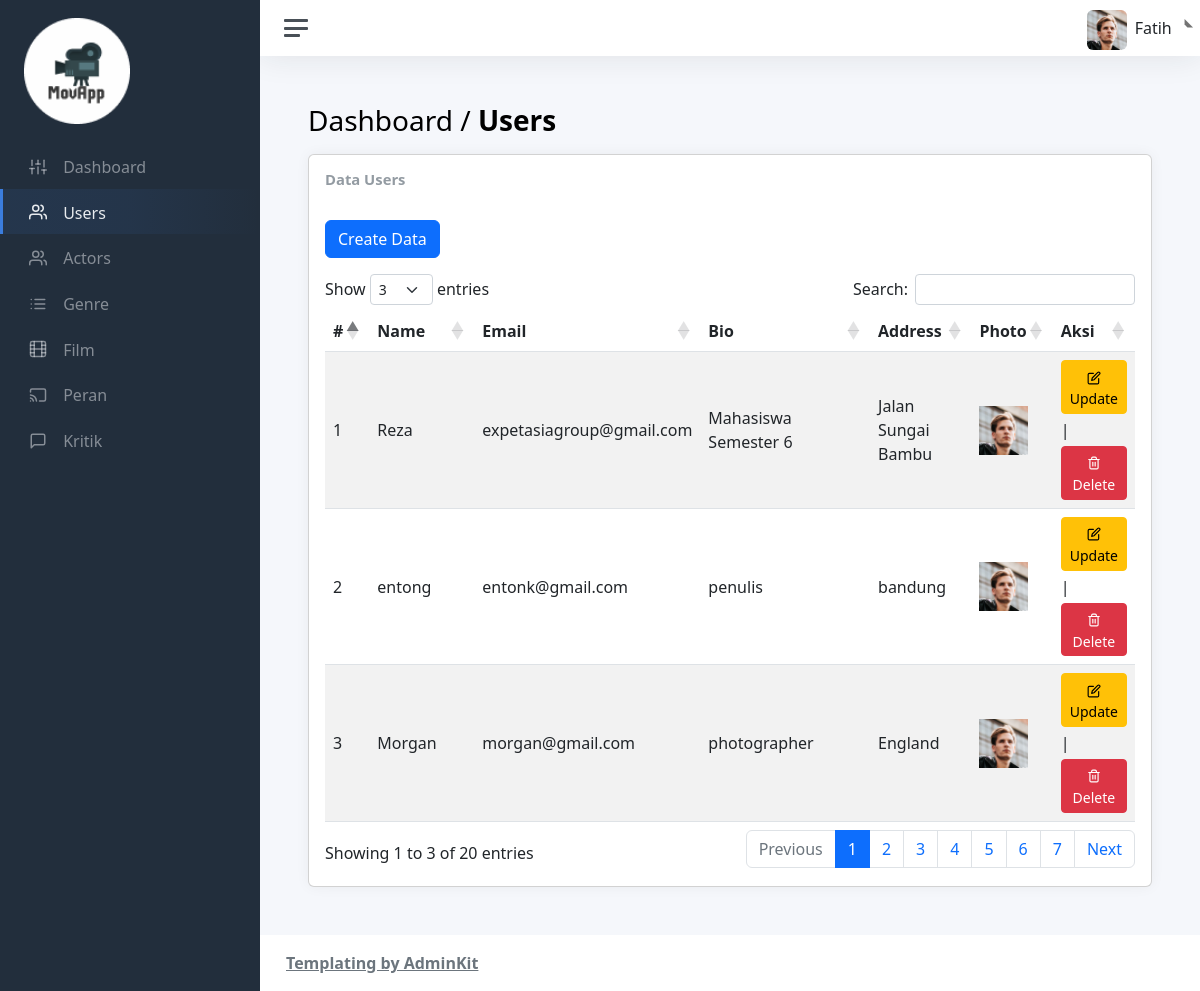
/admin/views/user/user.php, run on the app's committed database.
### tables this page shows
CREATE TABLE `users` (
  `id` int(11) NOT NULL,
  `name` varchar(45) NOT NULL,
  `email` varchar(45) NOT NULL,
  `password` varchar(45) NOT NULL,
  `age` int(11) NOT NULL,
  `bio` varchar(255) DEFAULT NULL,
  `address` text DEFAULT NULL,
  `photo` varchar(60) DEFAULT NULL
);

### admin/views/user/user.php (the view, shortened to what this page needs)
<!DOCTYPE html>
<html lang="en">
    <head>
        <?php include "../layouts/assetsLink.php"; ?>
    </head>
    <body>
        <div class="wrapper">
            <nav id="sidebar" class="sidebar js-sidebar">
                <div class="sidebar-content js-simplebar">
                    <a class="sidebar-brand" href="../../index.php">
                        <img src="../../../assets/img/icons/logo-1.png" alt="logo" width="50%"
                            style="text-align: center;">
                    </a>
                    <ul class="sidebar-nav">
                        <li class="sidebar-item">
                            <a class="sidebar-link" href="../../index.php">
                                <i class="align-middle" data-feather="sliders"></i>
                                <span class="align-middle">Dashboard</span>
                            </a>
                        </li>
                        <li class="sidebar-item active">
                            <a class="sidebar-link" href="user.php">
                                <i class="align-middle" data-feather="users"></i>
                                <span class="align-middle">Users</span>
                            </a>
                        </li>
                        <li class="sidebar-item">
                            <a class="sidebar-link" href="../actor/actor.php">
                                <i class="align-middle" data-feather="users"></i>
                                <span class="align-middle">Actors</span>
                            </a>
                        </li>
                        <li class="sidebar-item">
                            <a class="sidebar-link" href="../genre/genre.php">
                                <i class="align-middle" data-feather="list"></i>
                                <span class="align-middle">Genre</span>
                            </a>
                        </li>
                        <li class="sidebar-item">
                            <a class="sidebar-link" href="../film/film.php">
                                <i class="align-middle" data-feather="film"></i>
                                <span class="align-middle">Film</span>
                            </a>
                        </li>
                        <li class="sidebar-item">
                            <a class="sidebar-link" href="../peran/peran.php">
                                <i class="align-middle" data-feather="cast"></i>
                                <span class="align-middle">Peran</span>
                            </a>
                        </li>
                        <li class="sidebar-item">
                            <a class="sidebar-link" href="../kritik/kritik.php">
                                <i class="align-middle" data-feather="message-square"></i>
                                <span class="align-middle">Kritik</span>
                            </a>
                        </li>
                    </ul>
                </div>
            </nav>
            <div class="main">
                <?php include_once ("../layouts/navbar.php"); ?>
                <main class="content">
                    <div class="container-fluid p-0">
                        <h1 class="h3 mb-3">Dashboard / <strong>Users</strong></h1>
                        <div class="col-sm-12">
                            <div class="card">
                                <div class="card-body">
                                    <?php
                                        include "../../../database/db.php";
                                        $query = $conn->query("SELECT * FROM users");
                                    ?>
                                    <h3 class="card-title">Data Users</h3>
                                    <a class="btn btn-primary btn-md mt-4 mb-3"
                                        href="./create-usr.php"
                                        role="button">
                                        Create Data
                                    </a>
                                    <table id="example" class="table table-striped"
                                        style="width:100%">
                                        <thead>
                                            <tr>
                                                <th scope="col">#</th>
                                                <th scope="col">Name</th>
                                                <th scope="col">Email</th>
                                                <th scope="col">Bio</th>
                                                <th scope="col">Address</th>
                                                <th scope="col">Photo</th>
                                                <th scope="col">Aksi</th>
                                            </tr>
                                        </thead>
                                        <tbody>
                                            <?php
                                                if(mysqli_num_rows($query)>0){
                                                    $no = 1;
                                                    while ($data = mysqli_fetch_array($query)) {
                                            ?>
                                            <tr>
                                                <td scope="row"><?php echo $no?></td>
                                                <td><?php echo($data['name']); ?></td>
                                                <td><?php echo($data['email']); ?></td>
                                                <td><?php echo($data['bio']); ?></td>
                                                <td><?php echo($data['address']); ?></td>
                                                <td><img class="w-75" src="../../../assets/img/uploads/<?php echo($data['photo']); ?>" alt=""></td>
                                                <td>
                                                    <a class="btn btn-warning btn-sm mb-1"
                                                        href="edit-usr.php?id=<?php echo $data['id']?>">
                                                        <i class="align-middle" data-feather="edit"></i>
                                                        <span class="align-middle">Update</span>
                                                    </a>|
                                                    <a class="btn btn-danger btn-sm mt-1"
                                                        href="../../../controllers/user/destroy-usr.php?id=<?php echo $data['id']?>"
                                                        onclick="alert('Anda yakin ingin menghapus data ini?')">
                                                        <i class="align-middle" data-feather="trash-2"></i>
                                                        <span class="align-middle">Delete</span>
                                                    </a>
                                                </td>
                                            </tr>
                                            <?php
                                                        $no++;
                                                    }
                                                }
                                            ?>
                                        </tbody>
                                    </table>
                                </div>
                            </div>
                        </div>
                    </div>
                </main>
                <?php include_once ("../layouts/footer.php"); ?>
            </div>
        </div>
    </body>
</html>

### data on the page
users: name "Reza", email "expetasiagroup@gmail.com", bio "Mahasiswa Semester 6", address "Jalan Sungai Bambu", photo (picture)
users: name "entong", email "entonk@gmail.com", bio "penulis", address "bandung", photo (picture)
users: name "Morgan", email "morgan@gmail.com", bio "photographer", address "England", photo (picture)
